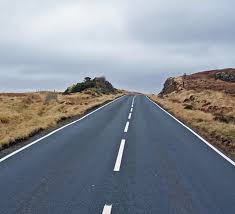
#> input picture images/test_img_road.jpg, 235 x 214 px
$ python hough_line_detection_from_points.py
#> lines starting #> are read from the running program, lines starting #| are printed output that depends on the picture; after the words box and inside, x2 and y2 are one past the last pixel; in counts of white or black regions, pixels touching at a corner belong together
### utils/np_img_utils.py
import numpy as np
from pathlib import Path
from PIL import Image


# [28 lines left out: functions rotate_points_cw, rotate_points_ccw, not called in this run]

def load_img_as_np(img_path: Path) -> np.array:
    image = Image.open(img_path).convert("L")
    img = np.array(image)

    return img

def detect_edge_points(img: np.array, threshold=50) -> np.array:
    # Simple edge detection (threshold gradient)
#> called with threshold = 30
    edges = np.zeros_like(img)
    gx, gy = np.gradient(img.astype(float))
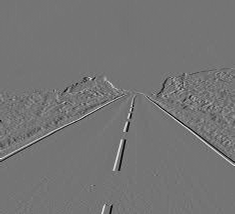
#> gy: shape (214, 235) float64; min -102.5, max 121, mean -0.1; drawn with min black and max white
    grad = np.hypot(gx, gy)
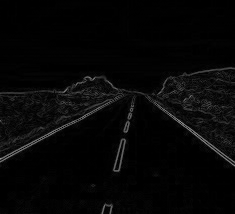
#> grad: shape (214, 235) float64; min 0, max 148.6, mean 7
    edges[grad > threshold] = 1  # threshold

    # Extract edge points (y, x)
    edge_points = np.column_stack(np.nonzero(edges))

    return edge_points

def get_edge_marked_img(edge_points: np.array) -> np.array:
    # Suppose your points are within a known width/height
    width = np.max(edge_points[:, 0]) + 10
    height = np.max(edge_points[:, 1]) + 10

    # Create a blank image
    img = np.zeros((height, width), dtype=np.uint8)

    # Mark point locations
    for x, y in edge_points:
        img[int(y), int(x)] = 255  # white point

    return img

### utils/plot_utils.py
import numpy as np
import matplotlib.pyplot as plt


def plot_image(img, title: str = None, cmap: str = None):
    title = title or ""
    cmap = cmap or "grap"

    # Plot the image
    # plt.figure(figsize=(8, 6))
    plt.imshow(img, cmap=cmap)
    plt.title(title)

# [14 lines left out: function plot_lines, not called in this run]

def plot_clamed_lines(lines):
    """
    Plot clamped line segments
    :param lines: Tuple(x1, y1, x2, y2)
    :return:
    """
    for (x1, y1, x2, y2) in lines:
        plt.plot([x1, x2], [y1, y2], linewidth=2)

### hough_line_detection_from_points.py
import numpy as np
from pathlib import Path
import matplotlib.pyplot as plt

from utils.plot_utils import (
    plot_image,
    plot_lines,
    plot_clamed_lines,
)
from utils.np_img_utils import (
    rotate_points_ccw,
    load_img_as_np,
    detect_edge_points,
    get_edge_marked_img,
)


# Random points with a definate line of points included
# all_points = np.load("points.npy")

img = load_img_as_np(Path("images/test_img_road.jpg"))
edge_points = detect_edge_points(img, threshold=30)
#> edge_points = 2885 pairs, first value 67 to 213, second value 0 to 234

edge_points_rotated = np.fliplr(edge_points)
#> edge_points_rotated = 2885 pairs, first value 0 to 234, second value 67 to 213
# edge_points_rotated = rotate_points_ccw(edge_points, img.shape)


img = get_edge_marked_img(edge_points_rotated)
#> in get_edge_marked_img, `width = np.max(edge_points[:, 0]) + 10`: width = 244
#> in get_edge_marked_img, `height = np.max(edge_points[:, 1]) + 10`: height = 223
#> the loop in get_edge_marked_img, `for x, y in edge_points:` made 2885 passes
#> (x, y) on passes 1 to 3: (227, 67), (228, 67), (229, 67)
#> after the loop in get_edge_marked_img, `for x, y in edge_points:`:
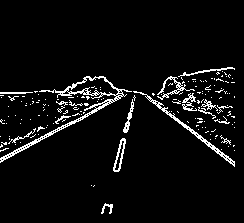
#> img: shape (223, 244); 5.3% white in thin lines or dots, all inside (x1, y1, x2, y2) = (0, 67, 235, 214)

# plot_image(img, title="Edge points image", cmap="gray")


def hough_transform(points, theta_steps=180, rho_resolution=1):
    # Extract x,y
    x = points[:, 0]
    y = points[:, 1]

    # Theta values between -90 and +90 degrees (converted to radians)
    thetas = np.deg2rad(np.linspace(-90, 90, theta_steps))

    # Max rho possible
    max_rho = int(np.hypot(x.max(), y.max()))
    rhos = np.arange(-max_rho, max_rho + 1, rho_resolution)

    # Create accumulator array
    accumulator = np.zeros((len(rhos), len(thetas)), dtype=int)

    # Vote in parameter space
    for xi, yi in points:
        for t_idx, theta in enumerate(thetas):
            rho = int(xi * np.cos(theta) + yi * np.sin(theta))
            rho_idx = rho + max_rho  # shift index to avoid negative
            accumulator[rho_idx, t_idx] += 1

    return accumulator, thetas, rhos

# Run the hough transform to define the "accumulator array" A(m, c)
accumulator, thetas, rhos = hough_transform(edge_points_rotated)
#> in hough_transform, `x = points[:, 0]`: x = 2885 values, max 234 at index 19, min 0 at index 590, mean 125.5
#> in hough_transform, `y = points[:, 1]`: y = 2885 values from 67 to 213
#> in hough_transform, `max_rho = int(np.hypot(x.max(), y.max()))`: max_rho = 316
#> the loop in hough_transform, `for xi, yi in points:` made 2885 passes
#> after the loop in hough_transform, `for xi, yi in points:`:
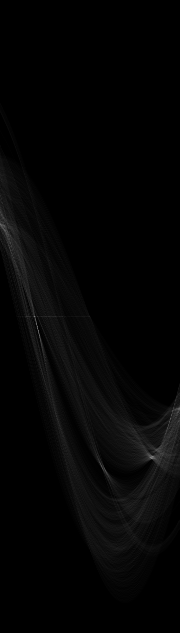
#> accumulator: shape (633, 180) int64; min 0, max 127, mean 4.6
#> thetas = 180 values from -1.57 to 1.57; rhos = 633 values from -316 to 316


# Find top N lines
# N = 50
# indices = np.argpartition(accumulator.flatten(), -N)[-N:]
# rho_idx, theta_idx = np.unravel_index(indices, accumulator.shape)

# Step 1: find strong lines
vote_threshold = 50  # TODO(nloewenthal): Tune this if image size changes
accumulator_filtered = accumulator.copy()
accumulator_filtered[accumulator_filtered < vote_threshold] = 0
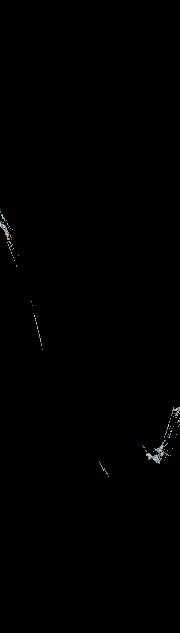
#> accumulator_filtered: shape (633, 180) int64; 53 distinct labels, from 0 to 127; one colour per label, 0 black


def get_top_hough_peaks(accumulator, num_peaks=5, nms_size=10):
    """
    Find top N peaks in a Hough accumulator using non-maximum suppression.

    Parameters
    ----------
    accumulator : np.ndarray
        Hough accumulator array.
    num_peaks : int
        Number of peaks (lines) to return.
    nms_size : int
        Non-maximum suppression window size (suppresses nearby peaks).

    Returns
    -------
    list of (rho_idx, theta_idx)
        List of accumulator indices for peaks.
    """
    peaks = []
    acc_copy = accumulator.copy()

    for _ in range(num_peaks):
        # Find index of current max
        max_idx = np.unravel_index(np.argmax(acc_copy), acc_copy.shape)
        peaks.append(max_idx)

        # Suppress neighborhood (remove nearby duplicate line detections)
        r, t = max_idx
        r0, r1 = max(0, r - nms_size), min(acc_copy.shape[0], r + nms_size)
        t0, t1 = max(0, t - nms_size), min(acc_copy.shape[1], t + nms_size)
        acc_copy[r0:r1, t0:t1] = 0

    return peaks

# Step 2: run NMS on pre-filtered accumulator
num_peaks = 5
nms_size = 30
peaks = get_top_hough_peaks(accumulator_filtered, num_peaks=num_peaks, nms_size=nms_size)
#> the loop in get_top_hough_peaks, `for _ in range(num_peaks):` made 5 passes
#> (r, t, r0, r1, t0, t1) on passes 1 to 5: (456, 152, 426, 486, 122, 180), (316, 34, 286, 346, 4, 64), (224, 0, 194, 254, 0, 30), (408, 179, 378, 438, 149, 180), (470, 105, 440, 500, 75, 135)
#> after the loop in get_top_hough_peaks, `for _ in range(num_peaks):`:
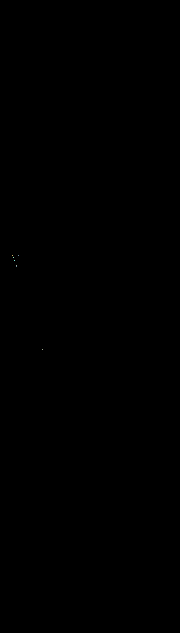
#> acc_copy: shape (633, 180) int64; 6 distinct labels, from 0 to 59; one colour per label, 0 black
#> after the loop in get_top_hough_peaks, `for _ in range(num_peaks):`: peaks = [(456, 152), (316, 34), (224, 0), (408, 179), (470, 105)]

# Convert peaks into rho_idx and theta_idx
rho_idx = [p[0] for p in peaks]
#> rho_idx = [456, 316, 224, 408, 470]
theta_idx = [p[1] for p in peaks]
#> theta_idx = [152, 34, 0, 179, 105]

def get_hough_lines_clamped(points, rhos, thetas, rho_idx, theta_idx):
    """
    Convert Hough peak detections into clamped line segments based on data extent.

    Parameters
    ----------
    points : np.ndarray
        Nx2 array of (x, y) point coordinates.
    rhos : np.ndarray
        Array of rho values from Hough transform.
    thetas : np.ndarray
        Array of theta values (in radians) from Hough transform.
    rho_idx : list or np.ndarray
        Indices of rho peaks (from accumulator).
    theta_idx : list or np.ndarray
        Indices of theta peaks (from accumulator).

    Returns
    -------
    list of tuples
        [(x1, y1, x2, y2), ...] line segments clamped to bounding box of points.
    """
    min_x, max_x = points[:, 0].min(), points[:, 0].max()
    min_y, max_y = points[:, 1].min(), points[:, 1].max()

    line_segments = []

    for r, t in zip(rho_idx, theta_idx):
        rho = rhos[r]
        theta = thetas[t]

        pts = []

        # Vertical line: x = rho / cos(theta)
        if np.isclose(np.cos(theta), 0):
            x_line = rho / np.cos(theta)
            if min_x <= x_line <= max_x:
                pts = [(x_line, min_y), (x_line, max_y)]

        else:
            # Solve for intersections with bounding box
            # y for x bounds
            y1 = (rho - min_x * np.cos(theta)) / np.sin(theta)
            y2 = (rho - max_x * np.cos(theta)) / np.sin(theta)
            if min_y <= y1 <= max_y:
                pts.append((min_x, y1))
            if min_y <= y2 <= max_y:
                pts.append((max_x, y2))

            # x for y bounds
            x1 = (rho - min_y * np.sin(theta)) / np.cos(theta)
            x2 = (rho - max_y * np.sin(theta)) / np.cos(theta)
            if min_x <= x1 <= max_x:
                pts.append((x1, min_y))
            if min_x <= x2 <= max_x:
                pts.append((x2, max_y))

        if len(pts) >= 2:
            # Use first two valid intersections
            line_segments.append((pts[0][0], pts[0][1], pts[1][0], pts[1][1]))

    return line_segments

# Step 3: clamp the lines
clamped_hough_lines = get_hough_lines_clamped(edge_points_rotated, rhos, thetas, rho_idx, theta_idx)
#> in get_hough_lines_clamped, `min_x, max_x = points[:, 0].min(), points[:, 0].max()`: min_x = 0; max_x = 234
#> in get_hough_lines_clamped, `min_y, max_y = points[:, 1].min(), points[:, 1].max()`: min_y = 67; max_y = 213
#> the loop in get_hough_lines_clamped, `for r, t in zip(rho_idx, theta_idx):` made 5 passes
#> (r, t, rho, theta, y1, y2, x1, x2) on passes 1, 2, 5: (456, 152, 140, 1.1, 157.3, 37.33, 176.1, -108.5), (316, 34, 0, -0.974, 0, 159, 98.62, 313.5), (470, 105, 154, 0.272, 573.1, -265.7, 141.2, 100.5)
#> (r, t, rho, theta, x_line) on passes 3 to 4: (224, 0, -92, -1.57, -1.5e+18), (408, 179, 92, 1.57, 1.5e+18)
#> after the loop in get_hough_lines_clamped, `for r, t in zip(rho_idx, theta_idx):`: line_segments = [(0, 157.3, 176.1, 67), (234, 159, 98.62, 67), (141.2, 67, 100.5, 213)]
#> clamped_hough_lines has the same summary as line_segments in get_hough_lines_clamped

# Step 4: Remove lines that were too small
min_length = 40
filtered_lines = [
    line for line in clamped_hough_lines
    if np.hypot(line[2] - line[0], line[3] - line[1]) > min_length
]
#> filtered_lines has the same summary as line_segments in get_hough_lines_clamped

# plot_lines(rhos, thetas, rho_idx, theta_idx, img)
plot_image(img, title=f"Edge points image, {vote_threshold=}, {num_peaks=}, {nms_size=}, {min_length=}", cmap="gray")
plot_clamed_lines(clamped_hough_lines)
#> the loop in plot_clamed_lines, `for (x1, y1, x2, y2) in lines:` made 3 passes
plt.show()
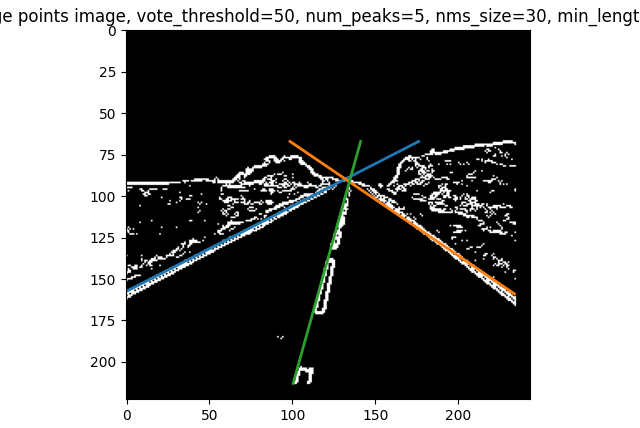
#> figure drawn by matplotlib, 1 panel

pause = 1

# # Existing 50 random points
# points = np.random.rand(50, 2)
#
# # Generate 10 points in a straight line with random spacing
# num_line_points = 10
# start_point = np.random.rand(2)  # random start
# direction = np.random.rand(2) - 0.5  # random direction
# direction = direction / np.linalg.norm(direction)  # normalize direction
#
# # Random distances between 0.05 and 0.15 for each new point
# spacings = np.random.uniform(0.05, 0.15, size=num_line_points)
#
# # Build line points
# line_points = np.array([start_point + direction * np.sum(spacings[:i]) for i in range(num_line_points)])
#
# # Combine with original points
# all_points = np.vstack((points, line_points))
# print(all_points)
